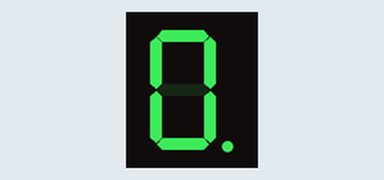
Recording of a sketch running on a simulated Arduino Uno, built with avr-gcc and run on an emulated ATmega328P. Parts: 1-digit seven-segment display. Wiring (from diagram.json): 1-digit 7-segment display, segments lit when LOW: segments pin 7, pin 6, pin 4, pin 2, pin 1, pin 9, pin 10, pin 5. The segment pins are drawn as the display they are named for.

Above: at 0.1 s.
At 1.1 s:
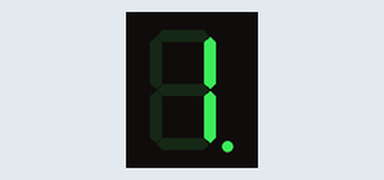
At 2.1 s:
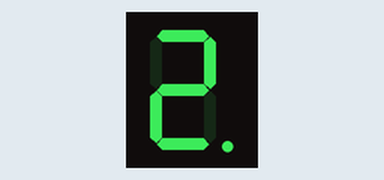
At 4.1 s:
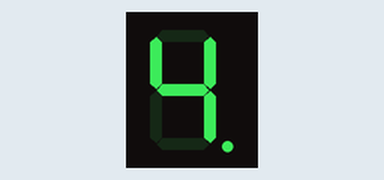
At 6.1 s:
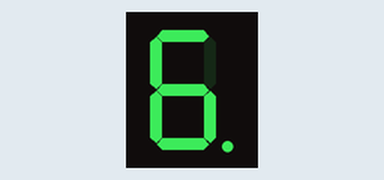
At 9.1 s:
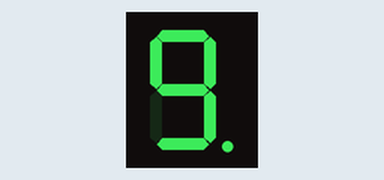

The sketch:

sketch.ino
```cpp
const int a = 7;
const int b = 6;
const int DP = 5;
const int c = 4;
const int d = 2;
const int e = 1;
const int f = 9;
const int g = 10;


void setup() {
  pinMode(a, OUTPUT);
  pinMode(b, OUTPUT);
  pinMode(c, OUTPUT);
  pinMode(d, OUTPUT);
  pinMode(e, OUTPUT);
  pinMode(f, OUTPUT);
  pinMode(g, OUTPUT);
  pinMode(DP, OUTPUT);
}

void loop() {
  // number 1
  digitalWrite(a, LOW);
  digitalWrite(b, LOW);
  digitalWrite(c, LOW);
  digitalWrite(d, LOW);
  digitalWrite(e, LOW);
  digitalWrite(f, LOW);
  digitalWrite(g, HIGH);
  delay(1000);
  // number 2
  digitalWrite(a, HIGH);
  digitalWrite(b, LOW);
  digitalWrite(c, LOW);
  digitalWrite(d, HIGH);
  digitalWrite(e, HIGH);
  digitalWrite(f, HIGH);
  digitalWrite(g, HIGH);
  delay(1000);
  // number 3
  digitalWrite(a, LOW);
  digitalWrite(b, LOW);
  digitalWrite(c, HIGH);
  digitalWrite(d, LOW);
  digitalWrite(e, LOW);
  digitalWrite(f, HIGH);
  digitalWrite(g, LOW);
  delay(1000);
  // number 4
  digitalWrite(a, LOW);
  digitalWrite(b, LOW);
  digitalWrite(c, LOW);
  digitalWrite(d, LOW);
  digitalWrite(e, HIGH);
  digitalWrite(f, HIGH);
  digitalWrite(g, LOW);
  delay(1000);
  // number 5
  digitalWrite(a, HIGH);
  digitalWrite(b, LOW);
  digitalWrite(c, LOW);
  digitalWrite(d, HIGH);
  digitalWrite(e, HIGH);
  digitalWrite(f, LOW);
  digitalWrite(g, LOW);
  delay(1000);
  // number 6
  digitalWrite(a, LOW);
  digitalWrite(b, HIGH);
  digitalWrite(c, LOW);
  digitalWrite(d, LOW);
  digitalWrite(e, HIGH);
  digitalWrite(f, LOW);
  digitalWrite(g, LOW);
  delay(1000);
  // number 7
  digitalWrite(a, LOW);
  digitalWrite(b, HIGH);
  digitalWrite(c, LOW);
  digitalWrite(d, LOW);
  digitalWrite(e, LOW);
  digitalWrite(f, LOW);
  digitalWrite(g, LOW);
  delay(1000);
  // number 8
  digitalWrite(a, LOW);
  digitalWrite(b, LOW);
  digitalWrite(c, LOW);
  digitalWrite(d, HIGH);
  digitalWrite(e, HIGH);
  digitalWrite(f, HIGH);
  digitalWrite(g, HIGH);
  delay(1000);
  // number 9
  digitalWrite(a, LOW);
  digitalWrite(b, LOW);
  digitalWrite(c, LOW);
  digitalWrite(d, LOW);
  digitalWrite(e, LOW);
  digitalWrite(f, LOW);
  digitalWrite(g, LOW);
  delay(1000);
  // number 10
  digitalWrite(a, LOW);
  digitalWrite(b, LOW);
  digitalWrite(c, LOW);
  digitalWrite(d, LOW);
  digitalWrite(e, HIGH);
  digitalWrite(f, LOW);
  digitalWrite(g, LOW);
  delay(1000);
}
```

Measured:
- by itself, everything shown: repeats every 10.0 s, in 10 steps
- what the display in image 1 shows lasts 1.0 s, from 1.0 s to 2.0 s
